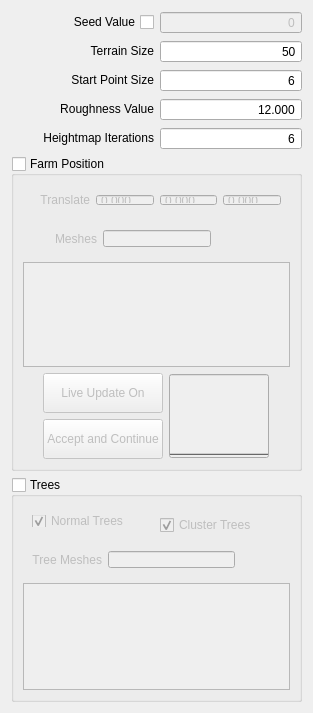
           <widget class="QWidget" name="scrollAreaWidgetContents">
            <property name="geometry">
             <rect>
              <x>0</x>
              <y>0</y>
              <width>313</width>
              <height>704</height>
             </rect>
            </property>
            <layout class="QGridLayout" name="gridLayout">
             <item row="5" column="0">
              <widget class="QGroupBox" name="farmPosition">
               <property name="sizePolicy">
                <sizepolicy hsizetype="Minimum" vsizetype="Minimum">
                 <horstretch>0</horstretch>
                 <verstretch>0</verstretch>
                </sizepolicy>
               </property>
               <property name="minimumSize">
                <size>
                 <width>200</width>
                 <height>315</height>
                </size>
               </property>
               <property name="maximumSize">
                <size>
                 <width>16777215</width>
                 <height>315</height>
                </size>
               </property>
               <property name="title">
                <string>Farm Position</string>
               </property>
               <property name="checkable">
                <bool>true</bool>
               </property>
               <property name="checked">
                <bool>false</bool>
               </property>
               <layout class="QGridLayout" name="gridLayout_4">
                <item row="0" column="0">
                 <layout class="QGridLayout" name="gridLayout_2">
                  <item row="0" column="0">
                   <widget class="QWidget" name="farmTranslateLayout" native="true">
                    <property name="minimumSize">
                     <size>
                      <width>0</width>
                      <height>30</height>
                     </size>
                    </property>
                    <property name="maximumSize">
                     <size>
                      <width>16777215</width>
                      <height>30</height>
                     </size>
                    </property>
                    <layout class="QHBoxLayout" name="horizontalLayout_10">
                     <item>
                      <widget class="QLabel" name="label_8">
                       <property name="sizePolicy">
                        <sizepolicy hsizetype="Minimum" vsizetype="Preferred">
                         <horstretch>0</horstretch>
                         <verstretch>0</verstretch>
                        </sizepolicy>
                       </property>
                       <property name="minimumSize">
                        <size>
                         <width>50</width>
                         <height>0</height>
                        </size>
                       </property>
                       <property name="text">
                        <string>Translate</string>
                       </property>
                       <property name="alignment">
                        <set>Qt::AlignRight|Qt::AlignTrailing|Qt::AlignVCenter</set>
                       </property>
                      </widget>
                     </item>
                     <item>
                      <widget class="QDoubleSpinBox" name="translateXBox">
                       <property name="minimumSize">
                        <size>
                         <width>48</width>
                         <height>0</height>
                        </size>
                       </property>
                       <property name="frame">
                        <bool>true</bool>
                       </property>
                       <property name="buttonSymbols">
                        <enum>QAbstractSpinBox::NoButtons</enum>
                       </property>
                       <property name="decimals">
                        <number>3</number>
                       </property>
                       <property name="minimum">
                        <double>-99.989999999999995</double>
                       </property>
                      </widget>
                     </item>
                     <item>
                      <widget class="QDoubleSpinBox" name="translateYBox">
                       <property name="minimumSize">
                        <size>
                         <width>48</width>
                         <height>0</height>
                        </size>
                       </property>
                       <property name="frame">
                        <bool>true</bool>
                       </property>
                       <property name="buttonSymbols">
                        <enum>QAbstractSpinBox::NoButtons</enum>
                       </property>
                       <property name="decimals">
                        <number>3</number>
                       </property>
                       <property name="minimum">
                        <double>-99.900000000000006</double>
                       </property>
                      </widget>
                     </item>
                     <item>
                      <widget class="QDoubleSpinBox" name="translateZBox">
                       <property name="minimumSize">
                        <size>
                         <width>48</width>
                         <height>0</height>
                        </size>
                       </property>
                       <property name="frame">
                        <bool>true</bool>
                       </property>
                       <property name="buttonSymbols">
                        <enum>QAbstractSpinBox::NoButtons</enum>
                       </property>
                       <property name="decimals">
                        <number>3</number>
                       </property>
                       <property name="minimum">
                        <double>-99.989999999999995</double>
                       </property>
                      </widget>
                     </item>
                    </layout>
                   </widget>
                  </item>
                  <item row="1" column="0">
                   <widget class="QWidget" name="farmMeshLayout" native="true">
                    <property name="minimumSize">
                     <size>
                      <width>0</width>
                      <height>35</height>
                     </size>
                    </property>
                    <property name="maximumSize">
                     <size>
                      <width>16777215</width>
                      <height>35</height>
                     </size>
                    </property>
                    <layout class="QHBoxLayout" name="horizontalLayout_11">
                     <item>
                      <widget class="QLabel" name="label_9">
                       <property name="sizePolicy">
                        <sizepolicy hsizetype="Minimum" vsizetype="Preferred">
                         <horstretch>0</horstretch>
                         <verstretch>0</verstretch>
                        </sizepolicy>
                       </property>
                       <property name="minimumSize">
                        <size>
                         <width>40</width>
                         <height>0</height>
                        </size>
                       </property>
                       <property name="text">
                        <string>Meshes</string>
                       </property>
                       <property name="alignment">
                        <set>Qt::AlignRight|Qt::AlignTrailing|Qt::AlignVCenter</set>
                       </property>
                      </widget>
                     </item>
                     <item>
                      <widget class="QLineEdit" name="farmMeshLine">
                       <property name="sizePolicy">
                        <sizepolicy hsizetype="Preferred" vsizetype="Fixed">
                         <horstretch>0</horstretch>
                         <verstretch>0</verstretch>
                        </sizepolicy>
                       </property>
                       <property name="minimumSize">
                        <size>
                         <width>25</width>
                         <height>0</height>
                        </size>
                       </property>
                      </widget>
                     </item>
                     <item>
                      <widget class="QPushButton" name="farmMeshButton">
                       <property name="minimumSize">
                        <size>
                         <width>10</width>
                         <height>0</height>
                        </size>
                       </property>
                       <property name="text">
                        <string/>
                       </property>
                       <property name="icon">
                        <iconset>
                         <normaloff>Images/browseFolder.png</normaloff>Images/browseFolder.png</iconset>
                       </property>
                       <property name="iconSize">
                        <size>
                         <width>25</width>
                         <height>25</height>
                        </size>
                       </property>
                       <property name="checkable">
                        <bool>false</bool>
                       </property>
                       <property name="autoDefault">
                        <bool>false</bool>
                       </property>
                       <property name="default">
                        <bool>false</bool>
                       </property>
                       <property name="flat">
                        <bool>true</bool>
                       </property>
                      </widget>
                     </item>
                    </layout>
                   </widget>
                  </item>
                  <item row="2" column="0">
                   <widget class="QPlainTextEdit" name="farmMeshBrowser">
                    <property name="readOnly">
                     <bool>true</bool>
                    </property>
                    <property name="textInteractionFlags">
                     <set>Qt::NoTextInteraction</set>
                    </property>
                   </widget>
                  </item>
                  <item row="3" column="0">
                   <layout class="QHBoxLayout" name="horizontalLayout_25">
                    <item>
                     <spacer name="horizontalSpacer_16">
                      <property name="orientation">
                       <enum>Qt::Horizontal</enum>
                      </property>
                      <property name="sizeHint" stdset="0">
                       <size>
                        <width>40</width>
                        <height>20</height>
                       </size>
                      </property>
                     </spacer>
                    </item>
                    <item>
                     <layout class="QVBoxLayout" name="verticalLayout_4">
                      <item>
                       <widget class="QPushButton" name="liveUpdateButton">
                        <property name="minimumSize">
                         <size>
                          <width>120</width>
                          <height>40</height>
                         </size>
                        </property>
                        <property name="maximumSize">
                         <size>
                          <width>120</width>
                          <height>40</height>
                         </size>
                        </property>
                        <property name="text">
                         <string>Live Update On</string>
                        </property>
                       </widget>
                      </item>
                      <item>
                       <widget class="QPushButton" name="acceptButton">
                        <property name="enabled">
                         <bool>false</bool>
                        </property>
                        <property name="minimumSize">
                         <size>
                          <width>120</width>
                          <height>40</height>
                         </size>
                        </property>
                        <property name="maximumSize">
                         <size>
                          <width>120</width>
                          <height>40</height>
                         </size>
                        </property>
                        <property name="text">
                         <string>Accept and Continue</string>
                        </property>
                       </widget>
                      </item>
                     </layout>
                    </item>
                    <item>
                     <widget class="QProgressBar" name="liveUpdateProgress">
                      <property name="enabled">
                       <bool>false</bool>
                      </property>
                      <property name="minimumSize">
                       <size>
                        <width>100</width>
                        <height>80</height>
                       </size>
                      </property>
                      <property name="maximumSize">
                       <size>
                        <width>16777215</width>
                        <height>84</height>
                       </size>
                      </property>
                      <property name="value">
                       <number>0</number>
                      </property>
                      <property name="textVisible">
                       <bool>false</bool>
                      </property>
                      <property name="orientation">
                       <enum>Qt::Vertical</enum>
                      </property>
                     </widget>
                    </item>
                    <item>
                     <spacer name="horizontalSpacer_17">
                      <property name="orientation">
                       <enum>Qt::Horizontal</enum>
                      </property>
                      <property name="sizeHint" stdset="0">
                       <size>
                        <width>40</width>
                        <height>20</height>
                       </size>
                      </property>
                     </spacer>
                    </item>
                   </layout>
                  </item>
                 </layout>
                </item>
               </layout>
              </widget>
             </item>
             <item row="2" column="0">
              <layout class="QGridLayout" name="gridLayout_7">
               <item row="0" column="0">
                <widget class="QLabel" name="label_3">
                 <property name="sizePolicy">
                  <sizepolicy hsizetype="Minimum" vsizetype="Fixed">
                   <horstretch>0</horstretch>
                   <verstretch>0</verstretch>
                  </sizepolicy>
                 </property>
                 <property name="minimumSize">
                  <size>
                   <width>100</width>
                   <height>0</height>
                  </size>
                 </property>
                 <property name="text">
                  <string>Start Point Size</string>
                 </property>
                 <property name="alignment">
                  <set>Qt::AlignRight|Qt::AlignTrailing|Qt::AlignVCenter</set>
                 </property>
                </widget>
               </item>
               <item row="0" column="1">
                <widget class="QSpinBox" name="startPointSizeBox">
                 <property name="sizePolicy">
                  <sizepolicy hsizetype="Minimum" vsizetype="Fixed">
                   <horstretch>0</horstretch>
                   <verstretch>0</verstretch>
                  </sizepolicy>
                 </property>
                 <property name="minimumSize">
                  <size>
                   <width>60</width>
                   <height>0</height>
                  </size>
                 </property>
                 <property name="alignment">
                  <set>Qt::AlignRight|Qt::AlignTrailing|Qt::AlignVCenter</set>
                 </property>
                 <property name="buttonSymbols">
                  <enum>QAbstractSpinBox::NoButtons</enum>
                 </property>
                 <property name="minimum">
                  <number>1</number>
                 </property>
                 <property name="maximum">
                  <number>100</number>
                 </property>
                 <property name="value">
                  <number>6</number>
                 </property>
                </widget>
               </item>
              </layout>
             </item>
             <item row="1" column="0">
              <layout class="QGridLayout" name="gridLayout_8">
               <item row="0" column="0">
                <widget class="QLabel" name="label_4">
                 <property name="sizePolicy">
                  <sizepolicy hsizetype="Minimum" vsizetype="Fixed">
                   <horstretch>0</horstretch>
                   <verstretch>0</verstretch>
                  </sizepolicy>
                 </property>
                 <property name="minimumSize">
                  <size>
                   <width>100</width>
                   <height>0</height>
                  </size>
                 </property>
                 <property name="text">
                  <string>Terrain Size</string>
                 </property>
                 <property name="alignment">
                  <set>Qt::AlignRight|Qt::AlignTrailing|Qt::AlignVCenter</set>
                 </property>
                </widget>
               </item>
               <item row="0" column="1">
                <widget class="QSpinBox" name="terrainSizeBox">
                 <property name="sizePolicy">
                  <sizepolicy hsizetype="Minimum" vsizetype="Fixed">
                   <horstretch>0</horstretch>
                   <verstretch>0</verstretch>
                  </sizepolicy>
                 </property>
                 <property name="minimumSize">
                  <size>
                   <width>60</width>
                   <height>0</height>
                  </size>
                 </property>
                 <property name="alignment">
                  <set>Qt::AlignRight|Qt::AlignTrailing|Qt::AlignVCenter</set>
                 </property>
                 <property name="buttonSymbols">
                  <enum>QAbstractSpinBox::NoButtons</enum>
                 </property>
                 <property name="minimum">
                  <number>1</number>
                 </property>
                 <property name="maximum">
                  <number>100</number>
                 </property>
                 <property name="value">
                  <number>50</number>
                 </property>
                </widget>
               </item>
              </layout>
             </item>
             <item row="3" column="0">
              <layout class="QGridLayout" name="gridLayout_6">
               <item row="0" column="0">
                <widget class="QLabel" name="label_5">
                 <property name="sizePolicy">
                  <sizepolicy hsizetype="Minimum" vsizetype="Fixed">
                   <horstretch>0</horstretch>
                   <verstretch>0</verstretch>
                  </sizepolicy>
                 </property>
                 <property name="minimumSize">
                  <size>
                   <width>100</width>
                   <height>0</height>
                  </size>
                 </property>
                 <property name="text">
                  <string>Roughness Value</string>
                 </property>
                 <property name="alignment">
                  <set>Qt::AlignRight|Qt::AlignTrailing|Qt::AlignVCenter</set>
                 </property>
                </widget>
               </item>
               <item row="0" column="1">
                <widget class="QDoubleSpinBox" name="roughnessBox">
                 <property name="sizePolicy">
                  <sizepolicy hsizetype="Minimum" vsizetype="Fixed">
                   <horstretch>0</horstretch>
                   <verstretch>0</verstretch>
                  </sizepolicy>
                 </property>
                 <property name="minimumSize">
                  <size>
                   <width>60</width>
                   <height>0</height>
                  </size>
                 </property>
                 <property name="alignment">
                  <set>Qt::AlignRight|Qt::AlignTrailing|Qt::AlignVCenter</set>
                 </property>
                 <property name="buttonSymbols">
                  <enum>QAbstractSpinBox::NoButtons</enum>
                 </property>
                 <property name="decimals">
                  <number>3</number>
                 </property>
                 <property name="singleStep">
                  <double>0.100000000000000</double>
                 </property>
                 <property name="value">
                  <double>12.000000000000000</double>
                 </property>
                </widget>
               </item>
              </layout>
             </item>
             <item row="0" column="0">
              <layout class="QGridLayout" name="gridLayout_9">
               <item row="0" column="0">
                <widget class="QCheckBox" name="seedValueCheck">
                 <property name="minimumSize">
                  <size>
                   <width>0</width>
                   <height>0</height>
                  </size>
                 </property>
                 <property name="layoutDirection">
                  <enum>Qt::RightToLeft</enum>
                 </property>
                 <property name="text">
                  <string>Seed Value</string>
                 </property>
                 <property name="iconSize">
                  <size>
                   <width>16</width>
                   <height>16</height>
                  </size>
                 </property>
                </widget>
               </item>
               <item row="0" column="1">
                <widget class="QSpinBox" name="seedValueBox">
                 <property name="enabled">
                  <bool>false</bool>
                 </property>
                 <property name="sizePolicy">
                  <sizepolicy hsizetype="Minimum" vsizetype="Fixed">
                   <horstretch>0</horstretch>
                   <verstretch>0</verstretch>
                  </sizepolicy>
                 </property>
                 <property name="minimumSize">
                  <size>
                   <width>60</width>
                   <height>0</height>
                  </size>
                 </property>
                 <property name="alignment">
                  <set>Qt::AlignRight|Qt::AlignTrailing|Qt::AlignVCenter</set>
                 </property>
                 <property name="buttonSymbols">
                  <enum>QAbstractSpinBox::NoButtons</enum>
                 </property>
                 <property name="maximum">
                  <number>999999999</number>
                 </property>
                </widget>
               </item>
              </layout>
             </item>
             <item row="4" column="0">
              <layout class="QGridLayout" name="gridLayout_5">
               <item row="0" column="0">
                <widget class="QLabel" name="label_7">
                 <property name="sizePolicy">
                  <sizepolicy hsizetype="Minimum" vsizetype="Fixed">
                   <horstretch>0</horstretch>
                   <verstretch>0</verstretch>
                  </sizepolicy>
                 </property>
                 <property name="minimumSize">
                  <size>
                   <width>100</width>
                   <height>0</height>
                  </size>
                 </property>
                 <property name="text">
                  <string>Heightmap Iterations</string>
                 </property>
                 <property name="alignment">
                  <set>Qt::AlignRight|Qt::AlignTrailing|Qt::AlignVCenter</set>
                 </property>
                </widget>
               </item>
               <item row="0" column="1">
                <widget class="QSpinBox" name="heightmapIterationsBox_2">
                 <property name="sizePolicy">
                  <sizepolicy hsizetype="Minimum" vsizetype="Fixed">
                   <horstretch>0</horstretch>
                   <verstretch>0</verstretch>
                  </sizepolicy>
                 </property>
                 <property name="minimumSize">
                  <size>
                   <width>60</width>
                   <height>0</height>
                  </size>
                 </property>
                 <property name="alignment">
                  <set>Qt::AlignRight|Qt::AlignTrailing|Qt::AlignVCenter</set>
                 </property>
                 <property name="buttonSymbols">
                  <enum>QAbstractSpinBox::NoButtons</enum>
                 </property>
                 <property name="minimum">
                  <number>1</number>
                 </property>
                 <property name="value">
                  <number>6</number>
                 </property>
                </widget>
               </item>
              </layout>
             </item>
             <item row="6" column="0">
              <widget class="QGroupBox" name="trees">
               <property name="sizePolicy">
                <sizepolicy hsizetype="Minimum" vsizetype="Minimum">
                 <horstretch>0</horstretch>
                 <verstretch>0</verstretch>
                </sizepolicy>
               </property>
               <property name="minimumSize">
                <size>
                 <width>0</width>
                 <height>225</height>
                </size>
               </property>
               <property name="maximumSize">
                <size>
                 <width>16777215</width>
                 <height>225</height>
                </size>
               </property>
               <property name="title">
                <string>Trees</string>
               </property>
               <property name="checkable">
                <bool>true</bool>
               </property>
               <property name="checked">
                <bool>false</bool>
               </property>
               <layout class="QGridLayout" name="gridLayout_3">
                <item row="0" column="0">
                 <widget class="QWidget" name="clusterTreesLayout" native="true">
                  <property name="maximumSize">
                   <size>
                    <width>16777215</width>
                    <height>30</height>
                   </size>
                  </property>
                  <layout class="QHBoxLayout" name="horizontalLayout_13">
                   <item>
                    <widget class="QCheckBox" name="normalTreesCheck">
                     <property name="text">
                      <string>Normal Trees</string>
                     </property>
                     <property name="checked">
                      <bool>true</bool>
                     </property>
                    </widget>
                   </item>
                   <item>
                    <widget class="QCheckBox" name="clusterTreesCheck">
                     <property name="minimumSize">
                      <size>
                       <width>0</width>
                       <height>20</height>
                      </size>
                     </property>
                     <property name="text">
                      <string>Cluster Trees</string>
                     </property>
                     <property name="checked">
                      <bool>true</bool>
                     </property>
                    </widget>
                   </item>
                  </layout>
                 </widget>
                </item>
                <item row="1" column="0">
                 <widget class="QWidget" name="TreeMeshLayout" native="true">
                  <property name="minimumSize">
                   <size>
                    <width>0</width>
                    <height>35</height>
                   </size>
                  </property>
                  <property name="maximumSize">
                   <size>
                    <width>16777215</width>
                    <height>35</height>
                   </size>
                  </property>
                  <layout class="QHBoxLayout" name="horizontalLayout_12">
                   <item>
                    <widget class="QLabel" name="label_10">
                     <property name="sizePolicy">
                      <sizepolicy hsizetype="Minimum" vsizetype="Preferred">
                       <horstretch>0</horstretch>
                       <verstretch>0</verstretch>
                      </sizepolicy>
                     </property>
                     <property name="minimumSize">
                      <size>
                       <width>10</width>
                       <height>0</height>
                      </size>
                     </property>
                     <property name="text">
                      <string>Tree Meshes</string>
                     </property>
                     <property name="alignment">
                      <set>Qt::AlignRight|Qt::AlignTrailing|Qt::AlignVCenter</set>
                     </property>
                    </widget>
                   </item>
                   <item>
                    <widget class="QLineEdit" name="treeMeshLine">
                     <property name="sizePolicy">
                      <sizepolicy hsizetype="MinimumExpanding" vsizetype="Fixed">
                       <horstretch>0</horstretch>
                       <verstretch>0</verstretch>
                      </sizepolicy>
                     </property>
                     <property name="minimumSize">
                      <size>
                       <width>100</width>
                       <height>0</height>
                      </size>
                     </property>
                    </widget>
                   </item>
                   <item>
                    <widget class="QPushButton" name="treeMeshButton">
                     <property name="minimumSize">
                      <size>
                       <width>10</width>
                       <height>0</height>
                      </size>
                     </property>
                     <property name="text">
                      <string/>
                     </property>
                     <property name="icon">
                      <iconset>
                       <normaloff>Images/browseFolder.png</normaloff>Images/browseFolder.png</iconset>
                     </property>
                     <property name="iconSize">
                      <size>
                       <width>25</width>
                       <height>25</height>
                      </size>
                     </property>
                     <property name="checkable">
                      <bool>false</bool>
                     </property>
                     <property name="autoDefault">
                      <bool>false</bool>
                     </property>
                     <property name="default">
                      <bool>false</bool>
                     </property>
                     <property name="flat">
                      <bool>true</bool>
                     </property>
                    </widget>
                   </item>
                  </layout>
                 </widget>
                </item>
                <item row="2" column="0">
                 <widget class="QPlainTextEdit" name="treeMeshBrowser">
                  <property name="readOnly">
                   <bool>true</bool>
                  </property>
                  <property name="textInteractionFlags">
                   <set>Qt::NoTextInteraction</set>
                  </property>
                 </widget>
                </item>
               </layout>
              </widget>
             </item>
            </layout>
           </widget>
